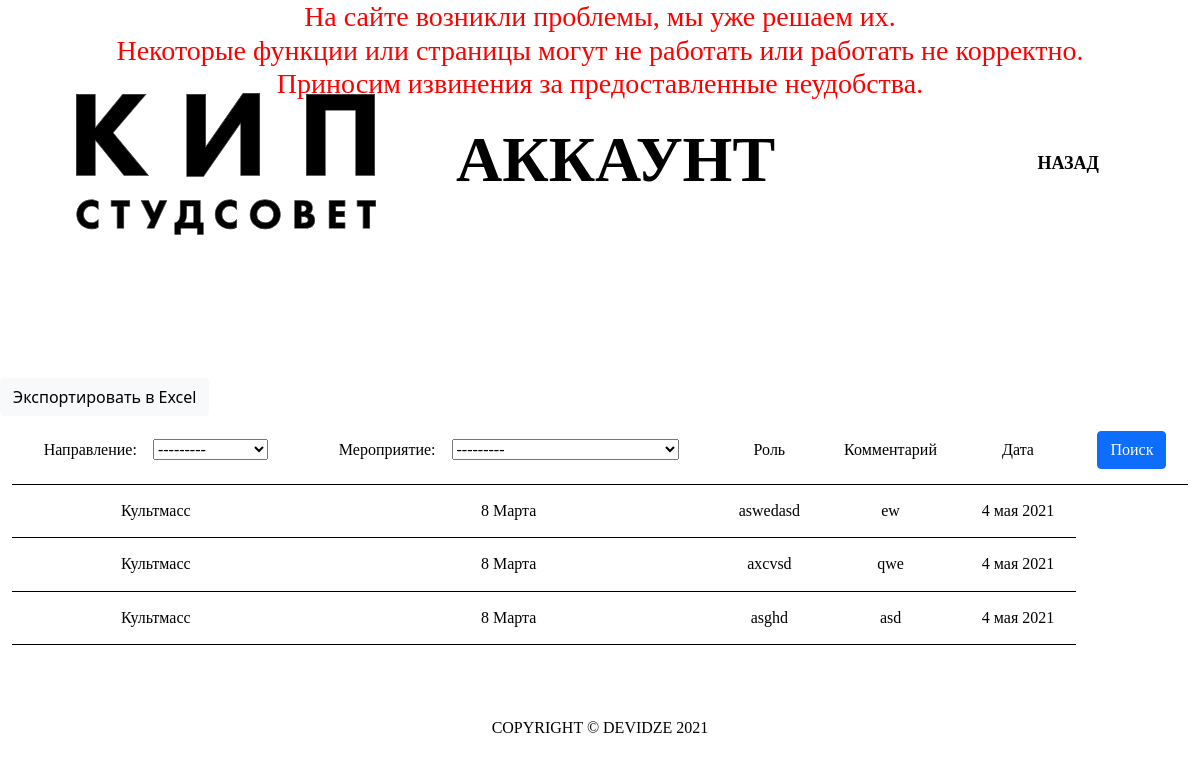
Page /user_table/26/ (signed in) on the earlier database version.
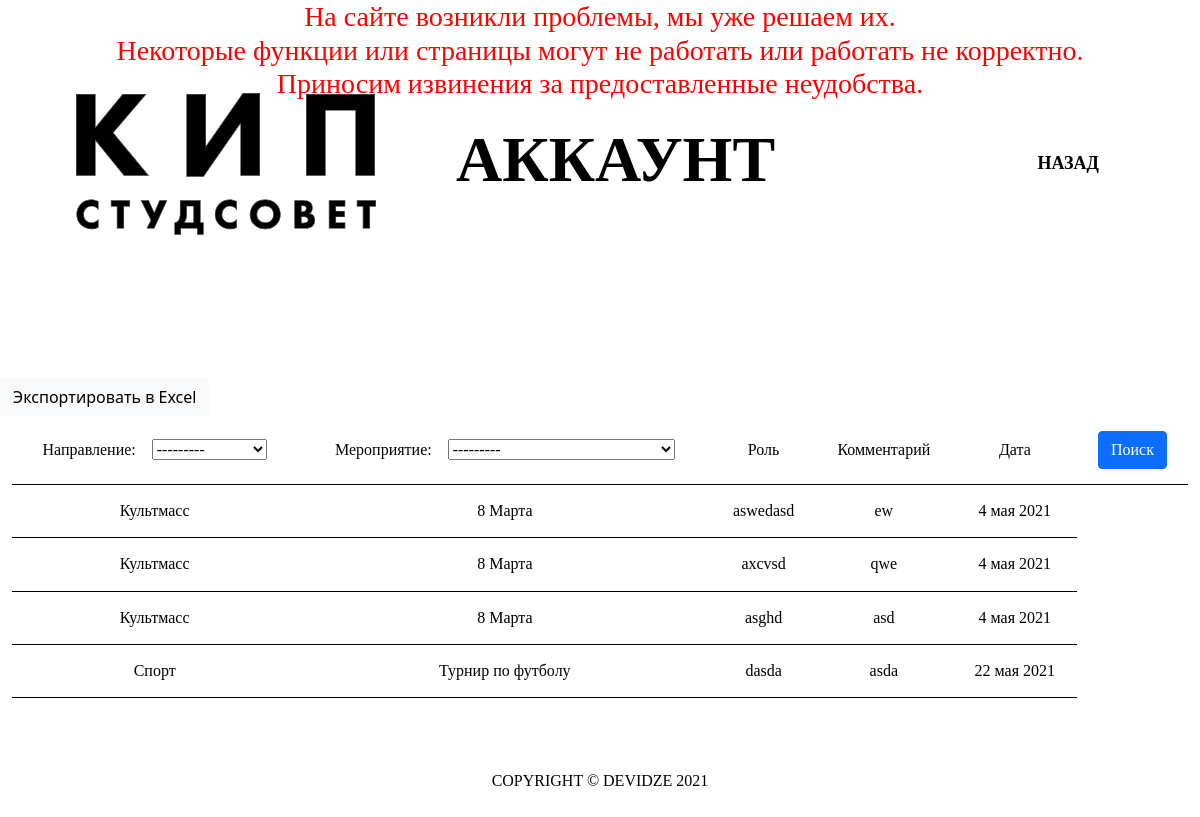
Same page on the later database version.
### accounts/models.py (models this page shows, shortened)
class Event(models.Model):
    tags        = models.ForeignKey(Tag, null=True, on_delete=models.SET_NULL)
    name        = models.CharField(max_length=200, null=True)
    date        = models.DateField(null=True)
    def __str__(self):
        return self.name

class Tag(models.Model):
    name        = models.CharField(max_length=200, null=True)
    def __str__(self):
        return self.name

class Member(models.Model):
    user        = models.ForeignKey(Student, null=True, on_delete=models.SET_NULL)
    event       = models.ForeignKey(Event, null=True, on_delete=models.SET_NULL)
    role        = models.CharField(max_length=200, blank = True, null=True)
    comment     = models.CharField(max_length=200, blank = True, null=True)

### accounts/decorators.py (the view)
    def wrapper_func(request, *args, **kwargs):
        if request.user.is_authenticated:
            return view_func(request, *args, **kwargs)
        else:
            return redirect('main')

### accounts/views.py (called while the page is built)
@authenticated_user
def userTable(request, pk_test):
    events = Event.objects.all()
    members = Member.objects.filter(user__id = pk_test)
    myEventFilter = MemberEventFilter(request.GET, queryset = events)
    myMemberFilter = MemberFilter(request.GET, queryset = members)
    events = myEventFilter.qs
    members = myMemberFilter.qs
    context = {
        'events':events, 'members':members,
        'myEventFilter':myEventFilter, 'myMemberFilter':myMemberFilter
    }
    return render(request, 'accounts/auth/user/user_table.html', context)

### accounts/templates/accounts/auth/user/user_table.html (shortened to what this page needs)
{% extends 'accounts/auth/main_user.html' %}
{% load static %}
{% block content %}
<div class="container-fluid header-user">
    <section class="header row">
        <nav class="navbar navbar-expand-xl navbar-light">
            <div class="container-fluid header-navs">
                <a class="navbar-brand" href="{% url 'main' %}"><img class="header-logo" style="width: 300px;"
                        src="{% static '/images/logo.svg' %}" alt="logo"></a>
                <h1>
                    <div class="promo-header" style="margin-left: 10vh;">Аккаунт</div>
                </h1>
                <ul class="navbar-nav me-auto mb-2 mb-lg-0 nav-items">
                    <li class="nav-item">
                        <a class="nav-link" href="{% url 'main_user' %}">Назад</a>
                    </li>
                </ul>
            </div>
        </nav>
    </section>
</div>
</div>
<button class="btn btn-light" onclick="exportTableToExcel('tblData', 'Активность')">Экспортировать в Excel</button>
<div class="container-fluid" style="overflow-x:auto;">
    <table id="tblData">
        <form method="get">
            <tr>
                <th>Направление:&nbsp&nbsp&nbsp&nbsp{{myEventFilter.form.tags}}</th>
                <th>Мероприятие:&nbsp&nbsp&nbsp&nbsp{{myMemberFilter.form.event}}</th>
                <th>Роль</th>
                <th>Комментарий</th>
                <th>Дата</th>
                <th><button class="btn btn-primary" type="submit">Поиск</button></th>
            </tr>
        </form>
        {% for event in events %}
            {% for member in members %}
                {% if member.event == event %}
                    <tr>
                        <td>{{event.tags}}</td>
                        <td>{{event.name}}</td>
                        <td>{{member.role}}</td>
                        <td>{{member.comment}}</td>
                        <td>{{event.date}}</td>
                    </tr>
                {% endif %}
            {% endfor %}
        {% endfor %}
    </table>
</div>
<br>
<br>
<br>
{% endblock content %}

Differences in the rows shown:
now on this page (row unchanged): Event: tags "Спорт", name "Турнир по футболу", date "22 мая 2021"
added Member: role "dasda", comment "asda"
